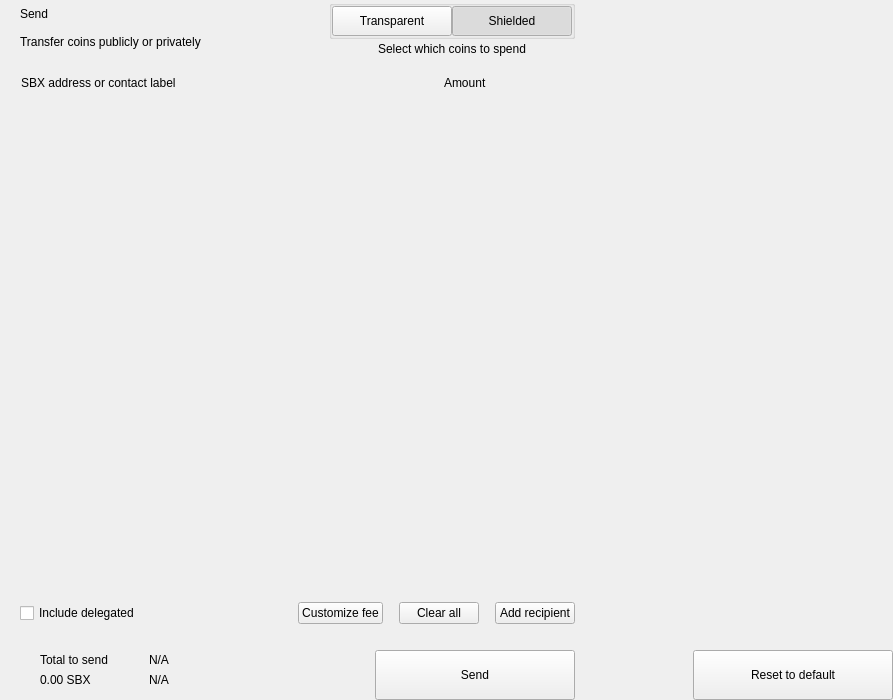
<?xml version="1.0" encoding="UTF-8"?>
<ui version="4.0">
 <class>send</class>
 <widget class="QWidget" name="send">
  <property name="geometry">
   <rect>
    <x>0</x>
    <y>0</y>
    <width>893</width>
    <height>700</height>
   </rect>
  </property>
  <property name="windowTitle">
   <string>Form</string>
  </property>
  <layout class="QHBoxLayout" name="horizontalLayout_2" stretch="2,1">
   <property name="spacing">
    <number>0</number>
   </property>
   <property name="leftMargin">
    <number>0</number>
   </property>
   <property name="topMargin">
    <number>0</number>
   </property>
   <property name="rightMargin">
    <number>0</number>
   </property>
   <property name="bottomMargin">
    <number>0</number>
   </property>
   <item>
    <widget class="QWidget" name="left" native="true">
     <layout class="QVBoxLayout" name="verticalLayout_3">
      <property name="spacing">
       <number>0</number>
      </property>
      <property name="leftMargin">
       <number>0</number>
      </property>
      <property name="topMargin">
       <number>0</number>
      </property>
      <property name="rightMargin">
       <number>0</number>
      </property>
      <property name="bottomMargin">
       <number>0</number>
      </property>
      <item>
       <layout class="QVBoxLayout" name="verticalLayout_22" stretch="0,0,0,1,0,0,0,0">
        <property name="spacing">
         <number>0</number>
        </property>
        <item>
         <layout class="QHBoxLayout" name="horizontalLayout_3">
          <property name="spacing">
           <number>0</number>
          </property>
          <property name="leftMargin">
           <number>20</number>
          </property>
          <property name="rightMargin">
           <number>20</number>
          </property>
          <item>
           <layout class="QVBoxLayout" name="verticalLayout">
            <property name="spacing">
             <number>0</number>
            </property>
            <item>
             <widget class="QLabel" name="labelTitle">
              <property name="text">
               <string>Send</string>
              </property>
              <property name="alignment">
               <set>Qt::AlignLeading|Qt::AlignLeft|Qt::AlignVCenter</set>
              </property>
             </widget>
            </item>
            <item>
             <widget class="QLabel" name="labelSubtitle1">
              <property name="text">
               <string>Transfer coins publicly or privately</string>
              </property>
             </widget>
            </item>
           </layout>
          </item>
          <item>
           <spacer name="horizontalSpacer">
            <property name="orientation">
             <enum>Qt::Horizontal</enum>
            </property>
            <property name="sizeHint" stdset="0">
             <size>
              <width>40</width>
              <height>20</height>
             </size>
            </property>
           </spacer>
          </item>
          <item>
           <layout class="QVBoxLayout" name="verticalLayout_6">
            <property name="spacing">
             <number>3</number>
            </property>
            <item alignment="Qt::AlignHCenter">
             <widget class="QGroupBox" name="groupBox">
              <property name="styleSheet">
               <string notr="true">#groupBox{
padding-top:2px;
}</string>
              </property>
              <property name="title">
               <string/>
              </property>
              <property name="alignment">
               <set>Qt::AlignCenter</set>
              </property>
              <layout class="QHBoxLayout" name="horizontalLayout_4">
               <property name="spacing">
                <number>0</number>
               </property>
               <property name="leftMargin">
                <number>0</number>
               </property>
               <property name="topMargin">
                <number>0</number>
               </property>
               <property name="rightMargin">
                <number>0</number>
               </property>
               <property name="bottomMargin">
                <number>0</number>
               </property>
               <item>
                <widget class="QPushButton" name="pushLeft">
                 <property name="minimumSize">
                  <size>
                   <width>120</width>
                   <height>30</height>
                  </size>
                 </property>
                 <property name="maximumSize">
                  <size>
                   <width>120</width>
                   <height>30</height>
                  </size>
                 </property>
                 <property name="focusPolicy">
                  <enum>Qt::NoFocus</enum>
                 </property>
                 <property name="text">
                  <string>Transparent</string>
                 </property>
                 <property name="checkable">
                  <bool>true</bool>
                 </property>
                 <property name="autoExclusive">
                  <bool>true</bool>
                 </property>
                </widget>
               </item>
               <item>
                <widget class="QPushButton" name="pushRight">
                 <property name="minimumSize">
                  <size>
                   <width>120</width>
                   <height>30</height>
                  </size>
                 </property>
                 <property name="maximumSize">
                  <size>
                   <width>120</width>
                   <height>30</height>
                  </size>
                 </property>
                 <property name="focusPolicy">
                  <enum>Qt::NoFocus</enum>
                 </property>
                 <property name="text">
                  <string>Shielded</string>
                 </property>
                 <property name="checkable">
                  <bool>true</bool>
                 </property>
                 <property name="checked">
                  <bool>true</bool>
                 </property>
                 <property name="autoExclusive">
                  <bool>true</bool>
                 </property>
                </widget>
               </item>
              </layout>
             </widget>
            </item>
            <item alignment="Qt::AlignHCenter|Qt::AlignTop">
             <widget class="QLabel" name="labelSubtitle2">
              <property name="styleSheet">
               <string notr="true"/>
              </property>
              <property name="text">
               <string>Select which coins to spend</string>
              </property>
              <property name="alignment">
               <set>Qt::AlignCenter</set>
              </property>
              <property name="indent">
               <number>0</number>
              </property>
             </widget>
            </item>
           </layout>
          </item>
         </layout>
        </item>
        <item>
         <spacer name="verticalSpacer_2">
          <property name="orientation">
           <enum>Qt::Vertical</enum>
          </property>
          <property name="sizeType">
           <enum>QSizePolicy::Fixed</enum>
          </property>
          <property name="sizeHint" stdset="0">
           <size>
            <width>20</width>
            <height>20</height>
           </size>
          </property>
         </spacer>
        </item>
        <item>
         <layout class="QHBoxLayout" name="horizontalLayout" stretch="6,0,2">
          <property name="spacing">
           <number>0</number>
          </property>
          <property name="leftMargin">
           <number>10</number>
          </property>
          <property name="topMargin">
           <number>0</number>
          </property>
          <property name="rightMargin">
           <number>20</number>
          </property>
          <property name="bottomMargin">
           <number>0</number>
          </property>
          <item>
           <widget class="QLabel" name="labelSubtitleAddress">
            <property name="styleSheet">
             <string notr="true">margin-left:8px;</string>
            </property>
            <property name="text">
             <string>SBX address or contact label</string>
            </property>
           </widget>
          </item>
          <item>
           <spacer name="horizontalSpacer_3">
            <property name="orientation">
             <enum>Qt::Horizontal</enum>
            </property>
            <property name="sizeType">
             <enum>QSizePolicy::Fixed</enum>
            </property>
            <property name="sizeHint" stdset="0">
             <size>
              <width>40</width>
              <height>1</height>
             </size>
            </property>
           </spacer>
          </item>
          <item>
           <widget class="QLabel" name="labelSubtitleAmount">
            <property name="text">
             <string>Amount</string>
            </property>
           </widget>
          </item>
         </layout>
        </item>
        <item>
         <widget class="QScrollArea" name="scrollArea">
          <property name="minimumSize">
           <size>
            <width>0</width>
            <height>350</height>
           </size>
          </property>
          <property name="styleSheet">
           <string notr="true">#scrollArea {
            background:transparent;
            margin-top:10px;
}</string>
          </property>
          <property name="horizontalScrollBarPolicy">
           <enum>Qt::ScrollBarAlwaysOff</enum>
          </property>
          <property name="sizeAdjustPolicy">
           <enum>QAbstractScrollArea::AdjustIgnored</enum>
          </property>
          <property name="widgetResizable">
           <bool>true</bool>
          </property>
          <property name="alignment">
           <set>Qt::AlignLeading|Qt::AlignLeft|Qt::AlignTop</set>
          </property>
          <widget class="QWidget" name="scrollAreaWidgetContents">
           <property name="geometry">
            <rect>
             <x>0</x>
             <y>0</y>
             <width>591</width>
             <height>16</height>
            </rect>
           </property>
           <property name="sizePolicy">
            <sizepolicy hsizetype="Preferred" vsizetype="Maximum">
             <horstretch>0</horstretch>
             <verstretch>0</verstretch>
            </sizepolicy>
           </property>
           <property name="autoFillBackground">
            <bool>false</bool>
           </property>
           <property name="styleSheet">
            <string notr="true">#scrollAreaWidgetContents {
             background:transparent;
             }</string>
           </property>
           <layout class="QVBoxLayout" name="verticalLayout_7">
            <property name="spacing">
             <number>0</number>
            </property>
            <property name="sizeConstraint">
             <enum>QLayout::SetDefaultConstraint</enum>
            </property>
            <property name="leftMargin">
             <number>0</number>
            </property>
            <property name="topMargin">
             <number>0</number>
            </property>
            <property name="rightMargin">
             <number>0</number>
            </property>
            <property name="bottomMargin">
             <number>0</number>
            </property>
           </layout>
          </widget>
         </widget>
        </item>
        <item>
         <spacer name="verticalSpacer_4">
          <property name="orientation">
           <enum>Qt::Vertical</enum>
          </property>
          <property name="sizeType">
           <enum>QSizePolicy::Fixed</enum>
          </property>
          <property name="sizeHint" stdset="0">
           <size>
            <width>20</width>
            <height>20</height>
           </size>
          </property>
         </spacer>
        </item>
        <item>
         <layout class="QHBoxLayout" name="horizontalLayout_20">
          <property name="spacing">
           <number>6</number>
          </property>
          <property name="leftMargin">
           <number>20</number>
          </property>
          <property name="rightMargin">
           <number>20</number>
          </property>
          <item>
           <widget class="QCheckBox" name="checkBoxDelegations">
            <property name="layoutDirection">
             <enum>Qt::LeftToRight</enum>
            </property>
            <property name="text">
             <string>Include delegated</string>
            </property>
           </widget>
          </item>
          <item>
           <spacer name="horizontalSpacer_4">
            <property name="orientation">
             <enum>Qt::Horizontal</enum>
            </property>
            <property name="sizeHint" stdset="0">
             <size>
              <width>10</width>
              <height>20</height>
             </size>
            </property>
           </spacer>
          </item>
          <item>
           <widget class="QPushButton" name="pushButtonFee">
            <property name="focusPolicy">
             <enum>Qt::NoFocus</enum>
            </property>
            <property name="text">
             <string>Customize fee</string>
            </property>
           </widget>
          </item>
          <item>
           <spacer name="horizontalSpacer_11">
            <property name="orientation">
             <enum>Qt::Horizontal</enum>
            </property>
            <property name="sizeType">
             <enum>QSizePolicy::Minimum</enum>
            </property>
            <property name="sizeHint" stdset="0">
             <size>
              <width>10</width>
              <height>20</height>
             </size>
            </property>
           </spacer>
          </item>
          <item>
           <widget class="QPushButton" name="pushButtonClear">
            <property name="focusPolicy">
             <enum>Qt::NoFocus</enum>
            </property>
            <property name="layoutDirection">
             <enum>Qt::RightToLeft</enum>
            </property>
            <property name="text">
             <string>Clear all</string>
            </property>
           </widget>
          </item>
          <item>
           <spacer name="horizontalSpacer_6">
            <property name="orientation">
             <enum>Qt::Horizontal</enum>
            </property>
            <property name="sizeType">
             <enum>QSizePolicy::Fixed</enum>
            </property>
            <property name="sizeHint" stdset="0">
             <size>
              <width>10</width>
              <height>20</height>
             </size>
            </property>
           </spacer>
          </item>
          <item>
           <widget class="QPushButton" name="pushButtonAddRecipient">
            <property name="focusPolicy">
             <enum>Qt::NoFocus</enum>
            </property>
            <property name="text">
             <string>Add recipient</string>
            </property>
           </widget>
          </item>
         </layout>
        </item>
        <item>
         <spacer name="verticalSpacer">
          <property name="orientation">
           <enum>Qt::Vertical</enum>
          </property>
          <property name="sizeType">
           <enum>QSizePolicy::Fixed</enum>
          </property>
          <property name="sizeHint" stdset="0">
           <size>
            <width>20</width>
            <height>16</height>
           </size>
          </property>
         </spacer>
        </item>
        <item>
         <layout class="QHBoxLayout" name="horizontalLayout_7">
          <property name="rightMargin">
           <number>20</number>
          </property>
          <item>
           <layout class="QHBoxLayout" name="horizontalLayout_10">
            <property name="spacing">
             <number>0</number>
            </property>
            <property name="leftMargin">
             <number>8</number>
            </property>
            <item>
             <widget class="QStackedWidget" name="stackedWidget">
              <property name="minimumSize">
               <size>
                <width>0</width>
                <height>60</height>
               </size>
              </property>
              <property name="maximumSize">
               <size>
                <width>16777215</width>
                <height>60</height>
               </size>
              </property>
              <widget class="QWidget" name="page1">
               <layout class="QVBoxLayout" name="verticalLayout_71" stretch="0">
                <property name="spacing">
                 <number>6</number>
                </property>
                <property name="leftMargin">
                 <number>12</number>
                </property>
                <property name="topMargin">
                 <number>0</number>
                </property>
                <property name="rightMargin">
                 <number>0</number>
                </property>
                <property name="bottomMargin">
                 <number>0</number>
                </property>
                <item>
                 <widget class="QWidget" name="coinWidget" native="true">
                  <property name="minimumSize">
                   <size>
                    <width>0</width>
                    <height>60</height>
                   </size>
                  </property>
                  <property name="maximumSize">
                   <size>
                    <width>16777215</width>
                    <height>60</height>
                   </size>
                  </property>
                  <layout class="QHBoxLayout" name="horizontalLayout_9">
                   <property name="spacing">
                    <number>0</number>
                   </property>
                   <property name="leftMargin">
                    <number>20</number>
                   </property>
                   <property name="topMargin">
                    <number>10</number>
                   </property>
                   <property name="rightMargin">
                    <number>20</number>
                   </property>
                   <property name="bottomMargin">
                    <number>10</number>
                   </property>
                   <item>
                    <layout class="QVBoxLayout" name="verticalSend">
                     <property name="spacing">
                      <number>0</number>
                     </property>
                     <item>
                      <widget class="QLabel" name="labelTitleTotalSend">
                       <property name="text">
                        <string>Total to send</string>
                       </property>
                      </widget>
                     </item>
                     <item>
                      <widget class="QLabel" name="labelAmountSend">
                       <property name="text">
                        <string notr="true">0.00 SBX</string>
                       </property>
                      </widget>
                     </item>
                    </layout>
                   </item>
                   <item>
                    <spacer name="horizontalSpacer_9">
                     <property name="orientation">
                      <enum>Qt::Horizontal</enum>
                     </property>
                     <property name="sizeType">
                      <enum>QSizePolicy::Fixed</enum>
                     </property>
                     <property name="sizeHint" stdset="0">
                      <size>
                       <width>20</width>
                       <height>20</height>
                      </size>
                     </property>
                    </spacer>
                   </item>
                   <item>
                    <widget class="QLabel" name="labelLine">
                     <property name="minimumSize">
                      <size>
                       <width>1</width>
                       <height>0</height>
                      </size>
                     </property>
                     <property name="maximumSize">
                      <size>
                       <width>1</width>
                       <height>16777215</height>
                      </size>
                     </property>
                     <property name="text">
                      <string/>
                     </property>
                    </widget>
                   </item>
                   <item>
                    <spacer name="horizontalSpacer_10">
                     <property name="orientation">
                      <enum>Qt::Horizontal</enum>
                     </property>
                     <property name="sizeType">
                      <enum>QSizePolicy::Fixed</enum>
                     </property>
                     <property name="sizeHint" stdset="0">
                      <size>
                       <width>20</width>
                       <height>20</height>
                      </size>
                     </property>
                    </spacer>
                   </item>
                   <item>
                    <layout class="QVBoxLayout" name="verticalRemaining">
                     <property name="spacing">
                      <number>0</number>
                     </property>
                     <item>
                      <widget class="QLabel" name="labelTitleTotalRemaining">
                       <property name="text">
                        <string notr="true">N/A</string>
                       </property>
                      </widget>
                     </item>
                     <item>
                      <widget class="QLabel" name="labelAmountRemaining">
                       <property name="text">
                        <string notr="true">N/A</string>
                       </property>
                      </widget>
                     </item>
                    </layout>
                   </item>
                  </layout>
                 </widget>
                </item>
               </layout>
              </widget>
              <widget class="QWidget" name="page_2"/>
             </widget>
            </item>
           </layout>
          </item>
          <item>
           <spacer name="horizontalSpacer_5">
            <property name="orientation">
             <enum>Qt::Horizontal</enum>
            </property>
            <property name="sizeType">
             <enum>QSizePolicy::Expanding</enum>
            </property>
            <property name="sizeHint" stdset="0">
             <size>
              <width>40</width>
              <height>20</height>
             </size>
            </property>
           </spacer>
          </item>
          <item alignment="Qt::AlignBottom">
           <widget class="QPushButton" name="pushButtonSave">
            <property name="minimumSize">
             <size>
              <width>200</width>
              <height>50</height>
             </size>
            </property>
            <property name="maximumSize">
             <size>
              <width>200</width>
              <height>50</height>
             </size>
            </property>
            <property name="focusPolicy">
             <enum>Qt::NoFocus</enum>
            </property>
            <property name="text">
             <string>Send</string>
            </property>
           </widget>
          </item>
         </layout>
        </item>
       </layout>
      </item>
     </layout>
    </widget>
   </item>
   <item>
    <widget class="QWidget" name="right" native="true">
     <layout class="QVBoxLayout" name="verticalLayout_5">
      <property name="leftMargin">
       <number>0</number>
      </property>
      <property name="topMargin">
       <number>0</number>
      </property>
      <property name="rightMargin">
       <number>0</number>
      </property>
      <property name="bottomMargin">
       <number>0</number>
      </property>
      <item>
       <layout class="QVBoxLayout" name="verticalLayout_4">
        <property name="spacing">
         <number>6</number>
        </property>
        <item>
         <widget class="OptionButton" name="btnCoinControl" native="true">
          <property name="minimumSize">
           <size>
            <width>0</width>
            <height>50</height>
           </size>
          </property>
         </widget>
        </item>
        <item>
         <widget class="OptionButton" name="btnChangeAddress" native="true">
          <property name="minimumSize">
           <size>
            <width>0</width>
            <height>50</height>
           </size>
          </property>
         </widget>
        </item>
        <item>
         <widget class="OptionButton" name="btnUri" native="true">
          <property name="minimumSize">
           <size>
            <width>0</width>
            <height>50</height>
           </size>
          </property>
         </widget>
        </item>
        <item>
         <widget class="OptionButton" name="btnShieldCoins" native="true">
          <property name="minimumSize">
           <size>
            <width>0</width>
            <height>50</height>
           </size>
          </property>
         </widget>
        </item>
        <item>
         <spacer name="verticalSpacer_5">
          <property name="orientation">
           <enum>Qt::Vertical</enum>
          </property>
          <property name="sizeHint" stdset="0">
           <size>
            <width>20</width>
            <height>40</height>
           </size>
          </property>
         </spacer>
        </item>
        <item>
         <layout class="QHBoxLayout" name="horizontalLayout_8">
          <item>
           <spacer name="horizontalSpacer_7">
            <property name="orientation">
             <enum>Qt::Horizontal</enum>
            </property>
            <property name="sizeHint" stdset="0">
             <size>
              <width>40</width>
              <height>20</height>
             </size>
            </property>
           </spacer>
          </item>
          <item>
           <widget class="QPushButton" name="pushButtonReset">
            <property name="minimumSize">
             <size>
              <width>200</width>
              <height>50</height>
             </size>
            </property>
            <property name="maximumSize">
             <size>
              <width>200</width>
              <height>50</height>
             </size>
            </property>
            <property name="focusPolicy">
             <enum>Qt::NoFocus</enum>
            </property>
            <property name="text">
             <string>Reset to default</string>
            </property>
           </widget>
          </item>
         </layout>
        </item>
       </layout>
      </item>
     </layout>
    </widget>
   </item>
  </layout>
 </widget>
 <customwidgets>
  <customwidget>
   <class>OptionButton</class>
   <extends>QWidget</extends>
   <header>qt/safebox/optionbutton.h</header>
   <container>1</container>
  </customwidget>
 </customwidgets>
 <resources/>
 <connections/>
</ui>
